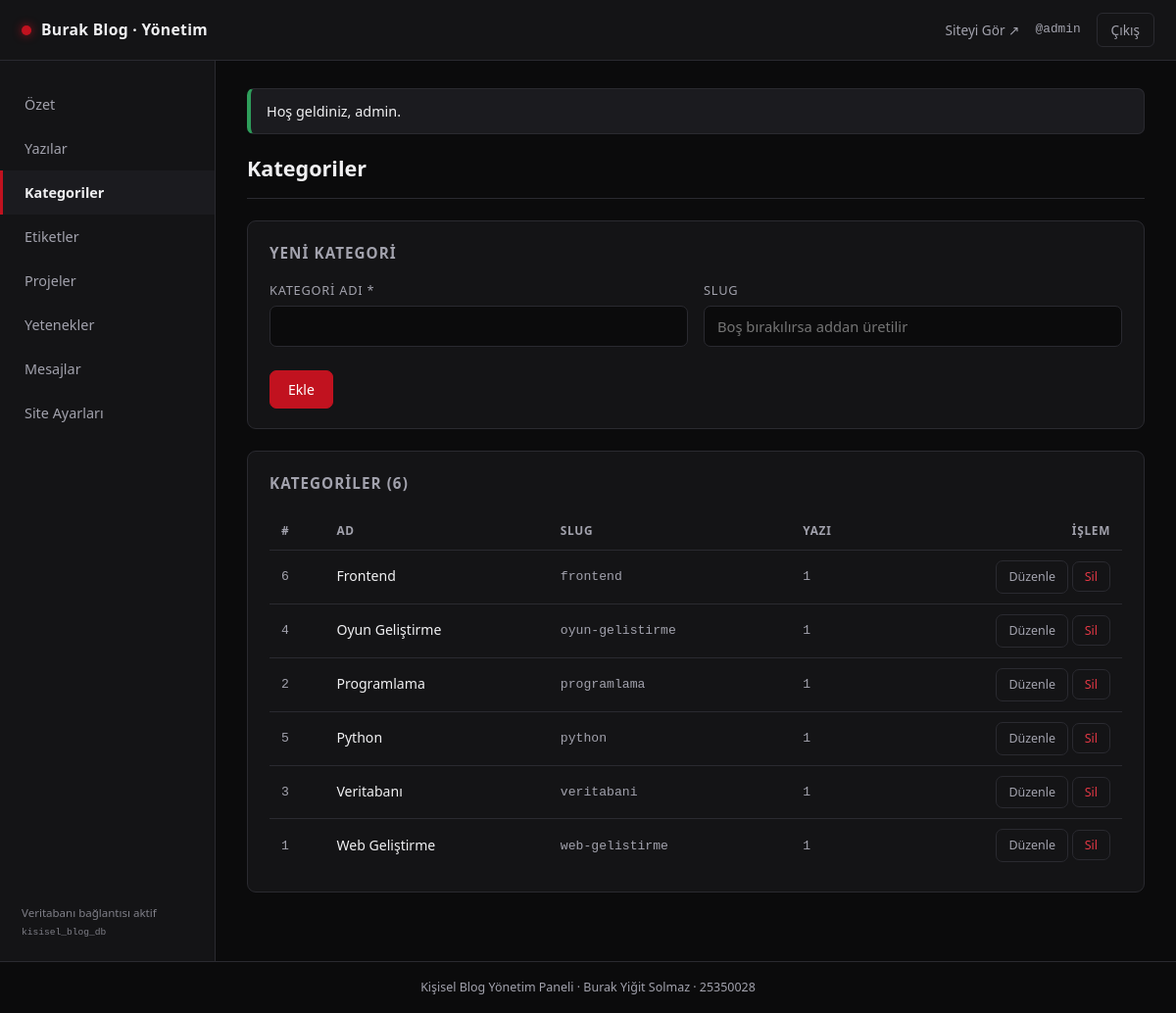
Screenshot of /admin/kategoriler.php (signed in) with the database file from the repository.
### tables this page shows
CREATE TABLE `categories` (
  `id`         INT UNSIGNED NOT NULL AUTO_INCREMENT,
  `name`       VARCHAR(80)  NOT NULL,
  `slug`       VARCHAR(100) NOT NULL,
  `created_at` DATETIME     NOT NULL DEFAULT CURRENT_TIMESTAMP,
  PRIMARY KEY (`id`),
  UNIQUE KEY `uq_categories_name` (`name`),
  UNIQUE KEY `uq_categories_slug` (`slug`)
);

### includes/functions.php (called while the page is built, shortened)
<?php
function e(?string $value): string
{
    return htmlspecialchars((string)$value, ENT_QUOTES, 'UTF-8');
}
function url(string $path = ''): string
{
    return BASE_URL . '/' . ltrim($path, '/');
}
function flash_get(): ?array
{
    if (isset($_SESSION['flash'])) {
        $flash = $_SESSION['flash'];
        return $flash;
    }
    return null;
}

### includes/db.php (called while the page is built, shortened)
<?php
function db(): PDO
{
    static $pdo = null;
    if ($pdo instanceof PDO) {
        return $pdo;
    }
    $dsn = sprintf(
        'mysql:host=%s;dbname=%s;charset=utf8mb4',
        DB_HOST,
        DB_NAME
    );
    try {
        $pdo = new PDO($dsn, DB_USER, DB_PASS, [
            PDO::ATTR_ERRMODE            => PDO::ERRMODE_EXCEPTION,
            PDO::ATTR_DEFAULT_FETCH_MODE => PDO::FETCH_ASSOC,
            PDO::ATTR_EMULATE_PREPARES   => false,
        ]);
    } catch (PDOException $e) {
        http_response_code(500);
        exit('Veritabanı bağlantısına erişilemiyor. XAMPP &gt; MySQL çalışıyor mu? (Detay: '
            . htmlspecialchars($e->getMessage(), ENT_QUOTES, 'UTF-8') . ')');
    }
    return $pdo;
}

### admin/includes/auth.php (called while the page is built, shortened)
<?php
require_once dirname(__DIR__, 2) . '/includes/db.php';
require_once dirname(__DIR__, 2) . '/includes/functions.php';
function current_admin(): ?array
{
    static $admin = null;
    if ($admin !== null) {
        return $admin;
    }
    $stmt = db()->prepare('SELECT id, username, created_at FROM admins WHERE id = ? LIMIT 1');
    $stmt->execute([(int)$_SESSION['admin_id']]);
    $row = $stmt->fetch();
    $admin = $row;
    return $admin;
}
function require_login(): array
{
    $admin = current_admin();
    return $admin;
}

### admin/kategoriler.php (the view, shortened to what this page needs)
<?php
require_once __DIR__ . '/includes/auth.php';
require_login();
$pdo = db();
$editRow = ['id' => 0, 'name' => '', 'slug' => ''];
$categories = $pdo->query(
    'SELECT c.id, c.name, c.slug, COUNT(a.id) AS article_count
     FROM categories c
     LEFT JOIN articles a ON a.category_id = c.id
     GROUP BY c.id, c.name, c.slug
     ORDER BY c.name ASC'
)->fetchAll();
$adminTitle = 'Kategoriler';
require __DIR__ . '/includes/layout-header.php';
?>
<section class="panel">
  <h2><?= $editRow['id'] > 0 ? 'Kategoriyi Düzenle' : 'Yeni Kategori' ?></h2>
  <form class="admin-form" method="post" action="<?= e(url('admin/kategoriler.php')) ?>">
    <div class="form-row-2">
      <div class="form-field">
        <label for="name">Kategori Adı *</label>
        <input type="text" id="name" name="name" maxlength="80" required value="<?= e($editRow['name']) ?>">
      </div>
      <div class="form-field">
        <label for="slug">Slug</label>
        <input type="text" id="slug" name="slug" maxlength="100"
               placeholder="Boş bırakılırsa addan üretilir" value="<?= e($editRow['slug']) ?>">
      </div>
    </div>
    <div class="btn-row">
      <button type="submit" class="btn btn-primary"><?= $editRow['id'] > 0 ? 'Güncelle' : 'Ekle' ?></button>
    </div>
  </form>
</section>
<section class="panel">
  <h2>Kategoriler (<?= count($categories) ?>)</h2>
  <div class="table-wrap">
    <table class="admin-table">
      <thead>
        <tr><th>#</th><th>Ad</th><th>Slug</th><th>Yazı</th><th class="col-actions">İşlem</th></tr>
      </thead>
      <tbody>
        <?php foreach ($categories as $row): ?>
          <tr>
            <td class="mono"><?= (int)$row['id'] ?></td>
            <td><?= e($row['name']) ?></td>
            <td class="mono"><?= e($row['slug']) ?></td>
            <td class="mono"><?= (int)$row['article_count'] ?></td>
            <td class="col-actions">
              <a class="btn btn-outline btn-sm" href="<?= e(url('admin/kategoriler.php?id=' . (int)$row['id'])) ?>">Düzenle</a>
              <form method="post" class="inline-form" action="<?= e(url('admin/kategoriler.php')) ?>"
                    onsubmit="return confirm('Kategori silinsin mi? Yazılar kategorisiz kalacak.');">
                <button type="submit" class="btn btn-danger btn-sm">Sil</button>
              </form>
            </td>
          </tr>
        <?php endforeach; ?>
      </tbody>
    </table>
  </div>
</section>
<?php require __DIR__ . '/includes/layout-footer.php'; ?>

### admin/includes/layout-header.php (shortened to what this page needs)
<?php
$currentAdmin = current_admin();
$adminTitle   = $adminTitle ?? 'Yönetim Paneli';
$currentFile  = basename($_SERVER['SCRIPT_NAME'] ?? 'index.php');
$menu = [
    'index.php'       => 'Özet',
    'yazilar.php'     => 'Yazılar',
    'kategoriler.php' => 'Kategoriler',
    'etiketler.php'   => 'Etiketler',
    'projeler.php'    => 'Projeler',
    'yetenekler.php'  => 'Yetenekler',
    'mesajlar.php'    => 'Mesajlar',
    'ayarlar.php'     => 'Site Ayarları',
];
?>
<!DOCTYPE html>
<html lang="tr">
<head>
  <link rel="stylesheet" href="<?= e(url('admin/assets/admin.css')) ?>">
</head>
<body>
  <header class="admin-topbar">
    <a class="admin-brand" href="<?= e(url('admin/index.php')) ?>">
      <span class="admin-brand-dot"></span> Burak Blog · Yönetim
    </a>
    <div class="admin-topbar-right">
      <a class="admin-site-link" href="<?= e(url()) ?>" target="_blank" rel="noopener">Siteyi Gör ↗</a>
      <?php if ($currentAdmin): ?>
        <span class="admin-user">@<?= e($currentAdmin['username']) ?></span>
        <a class="admin-logout" href="<?= e(url('admin/logout.php')) ?>">Çıkış</a>
      <?php endif; ?>
    </div>
  </header>
  <div class="admin-shell">
    <aside class="admin-sidebar">
      <nav aria-label="Yönetim menüsü">
        <ul>
          <?php foreach ($menu as $file => $label): ?>
            <li>
              <a class="<?= $currentFile === $file ? 'active' : '' ?>"
                 href="<?= e(url('admin/' . $file)) ?>"><?= e($label) ?></a>
            </li>
          <?php endforeach; ?>
        </ul>
      </nav>
      <p class="admin-version">Veritabanı bağlantısı aktif<br><small>kisisel_blog_db</small></p>
    </aside>
    <main class="admin-main">
      <?php $flash = flash_get(); ?>
      <?php if ($flash): ?>
        <div class="admin-flash admin-flash-<?= e($flash['type']) ?>">
          <?= e($flash['message']) ?>
        </div>
      <?php endif; ?>
      <h1 class="admin-title"><?= e($adminTitle) ?></h1>

### rows the page displays
categories: id "6", name "Frontend", slug "frontend", article_count "1"
categories: id "4", name "Oyun Geliştirme", slug "oyun-gelistirme", article_count "1"
categories: id "2", name "Programlama", slug "programlama", article_count "1"
categories: id "5", name "Python", slug "python", article_count "1"
categories: id "3", name "Veritabanı", slug "veritabani", article_count "1"
categories: id "1", name "Web Geliştirme", slug "web-gelistirme", article_count "1"

### other values shown
$currentAdmin['username'] "admin"
$label "Özet"
$label "Yazılar"
$label "Kategoriler"
$label "Etiketler"
$label "Projeler"
$label "Yetenekler"
$label "Mesajlar"
$label "Site Ayarları"
$flash['message'] "Hoş geldiniz, admin."
$adminTitle "Kategoriler"
count($categories) "6"
